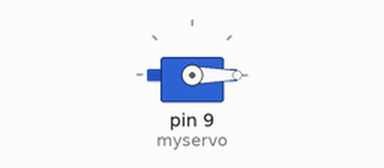
The sketch below on a simulated Arduino Uno, built with avr-gcc and run on an emulated ATmega328P. On the bench: servo.

Above: at 0.05 s.
At 1.2 s:
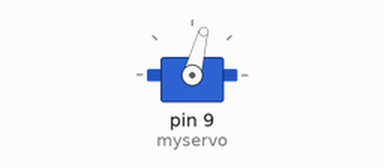
At 2.4 s:
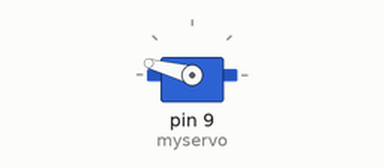
At 4.8 s:
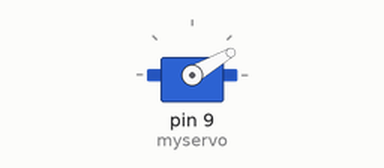
Timing chart, 0 to 6.8 s (numbered marks = the images above):
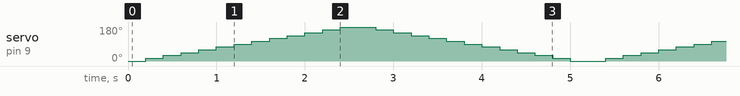

The sketch:

sketch_feb21c.ino
```cpp
#include <Servo.h>
Servo myservo; //ประกาศตัวแปรแทน Servo

void setup() {
  myservo.attach(9); // กำหนดขา 9 ควบคุม Servo
}

void loop() {
  for(int degree =  0;degree <= 180;degree += 15)
  {
    myservo.write(degree); // สั่งให้ Servo หมุนไปองศาที่ 0
  delay(200);
  }
  for(int degree =  180;degree >= 0;degree -= 15)
  {
    myservo.write(degree); // สั่งให้ Servo หมุนไปองศาที่ 0
  delay(200);
  }

  /*
  myservo.write(0); // สั่งให้ Servo หมุนไปองศาที่ 0
  delay(200); // หน่วงเวลา 1000ms
  myservo.write(15); // สั่งให้ Servo หมุนไปองศาที่ 45
  delay(200); // หน่วงเวลา 1000ms
  myservo.write(30); // สั่งให้ Servo หมุนไปองศาที่ 90
  delay(200); // หน่วงเวลา 1000ms
  myservo.write(45); // สั่งให้ Servo หมุนไปองศาที่ 45
  delay(200); // หน่วงเวลา 1000ms
  myservo.write(60); // สั่งให้ Servo หมุนไปองศาที่ 90
  delay(200); // หน่วงเวลา 1000ms
  myservo.write(75); // สั่งให้ Servo หมุนไปองศาที่ 45
  delay(200); // หน่วงเวลา 1000ms
  myservo.write(90); // สั่งให้ Servo หมุนไปองศาที่ 90
  delay(200); // หน่วงเวลา 1000ms
  myservo.write(105); // สั่งให้ Servo หมุนไปองศาที่ 45
  delay(200); // หน่วงเวลา 1000ms
  myservo.write(120); // สั่งให้ Servo หมุนไปองศาที่ 0
  delay(200); // หน่วงเวลา 1000ms
  myservo.write(135); // สั่งให้ Servo หมุนไปองศาที่ 45
  delay(200); // หน่วงเวลา 1000ms
  myservo.write(150); // สั่งให้ Servo หมุนไปองศาที่ 90
  delay(200); // หน่วงเวลา 1000ms
  myservo.write(165); // สั่งให้ Servo หมุนไปองศาที่ 45
  delay(200); // หน่วงเวลา 1000ms
  myservo.write(180); // สั่งให้ Servo หมุนไปองศาที่ 90
  delay(200); // หน่วงเวลา 1000ms
  myservo.write(165); // สั่งให้ Servo หมุนไปองศาที่ 45
  delay(200); // หน่วงเวลา 1000ms
  myservo.write(150); // สั่งให้ Servo หมุนไปองศาที่ 90
  delay(200); // หน่วงเวลา 1000ms
  myservo.write(135); // สั่งให้ Servo หมุนไปองศาที่ 45
  delay(200); // หน่วงเวลา 1000ms
  myservo.write(120); // สั่งให้ Servo หมุนไปองศาที่ 45
  delay(200); // หน่วงเวลา 1000ms
  myservo.write(105); // สั่งให้ Servo หมุนไปองศาที่ 90
  delay(200); // หน่วงเวลา 1000ms
  myservo.write(90); // สั่งให้ Servo หมุนไปองศาที่ 45
  delay(200); // หน่วงเวลา 1000ms
  myservo.write(75); // สั่งให้ Servo หมุนไปองศาที่ 0
  delay(200); // หน่วงเวลา 1000ms
  myservo.write(60); // สั่งให้ Servo หมุนไปองศาที่ 45
  delay(200); // หน่วงเวลา 1000ms
  myservo.write(45); // สั่งให้ Servo หมุนไปองศาที่ 90
  delay(200); // หน่วงเวลา 1000ms
  myservo.write(30); // สั่งให้ Servo หมุนไปองศาที่ 45
  delay(200); // หน่วงเวลา 1000ms
  myservo.write(15); // สั่งให้ Servo หมุนไปองศาที่ 90
  delay(200); // หน่วงเวลา 1000ms
  myservo.write(0); // สั่งให้ Servo หมุนไปองศาที่ 45
  delay(200); // หน่วงเวลา 1000ms
  */
  /*
  myservo.write(0); // สั่งให้ Servo หมุนไปองศาที่ 0
  delay(500); // หน่วงเวลา 1000ms
  myservo.write(45); // สั่งให้ Servo หมุนไปองศาที่ 45
  delay(500); // หน่วงเวลา 1000ms
  myservo.write(90); // สั่งให้ Servo หมุนไปองศาที่ 90
  delay(500); // หน่วงเวลา 1000ms
  myservo.write(135); // สั่งให้ Servo หมุนไปองศาที่ 45
  delay(500); // หน่วงเวลา 1000ms
  myservo.write(180); // สั่งให้ Servo หมุนไปองศาที่ 90
  delay(500); // หน่วงเวลา 1000ms
    myservo.write(135); // สั่งให้ Servo หมุนไปองศาที่ 45
  delay(500); // หน่วงเวลา 1000ms
    myservo.write(90); // สั่งให้ Servo หมุนไปองศาที่ 90
  delay(500); // หน่วงเวลา 1000ms
    myservo.write(45); // สั่งให้ Servo หมุนไปองศาที่ 45
  delay(500); // หน่วงเวลา 1000ms*/
}
```
